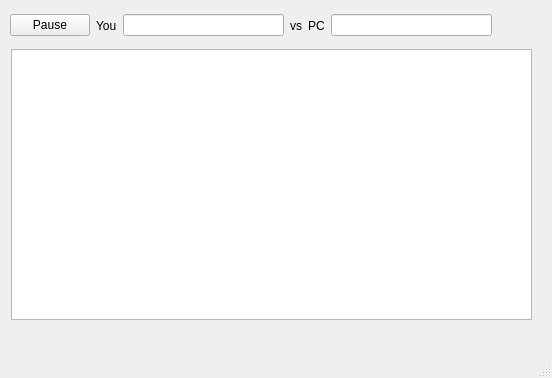
<?xml version="1.0" encoding="UTF-8"?>
<ui version="4.0">
 <class>MainWindow</class>
 <widget class="QMainWindow" name="MainWindow">
  <property name="geometry">
   <rect>
    <x>0</x>
    <y>0</y>
    <width>552</width>
    <height>378</height>
   </rect>
  </property>
  <property name="mouseTracking">
   <bool>false</bool>
  </property>
  <property name="windowTitle">
   <string>MainWindow</string>
  </property>
  <widget class="QWidget" name="centralwidget">
   <widget class="QGraphicsView" name="graphicsView">
    <property name="geometry">
     <rect>
      <x>11</x>
      <y>49</y>
      <width>521</width>
      <height>271</height>
     </rect>
    </property>
    <property name="mouseTracking">
     <bool>true</bool>
    </property>
   </widget>
   <widget class="QWidget" name="">
    <property name="geometry">
     <rect>
      <x>10</x>
      <y>10</y>
      <width>482</width>
      <height>31</height>
     </rect>
    </property>
    <layout class="QHBoxLayout" name="horizontalLayout">
     <item>
      <widget class="QPushButton" name="pauseButton">
       <property name="text">
        <string>Pause</string>
       </property>
      </widget>
     </item>
     <item>
      <widget class="QLabel" name="label">
       <property name="text">
        <string>You</string>
       </property>
      </widget>
     </item>
     <item>
      <widget class="QLineEdit" name="usersWins">
       <property name="enabled">
        <bool>true</bool>
       </property>
       <property name="readOnly">
        <bool>true</bool>
       </property>
      </widget>
     </item>
     <item>
      <widget class="QLabel" name="label_2">
       <property name="text">
        <string>vs</string>
       </property>
      </widget>
     </item>
     <item>
      <widget class="QLabel" name="label_3">
       <property name="text">
        <string>PC</string>
       </property>
      </widget>
     </item>
     <item>
      <widget class="QLineEdit" name="pcWins">
       <property name="readOnly">
        <bool>true</bool>
       </property>
      </widget>
     </item>
    </layout>
   </widget>
  </widget>
  <widget class="QMenuBar" name="menubar">
   <property name="geometry">
    <rect>
     <x>0</x>
     <y>0</y>
     <width>552</width>
     <height>26</height>
    </rect>
   </property>
  </widget>
  <widget class="QStatusBar" name="statusbar"/>
 </widget>
 <resources/>
 <connections/>
</ui>
